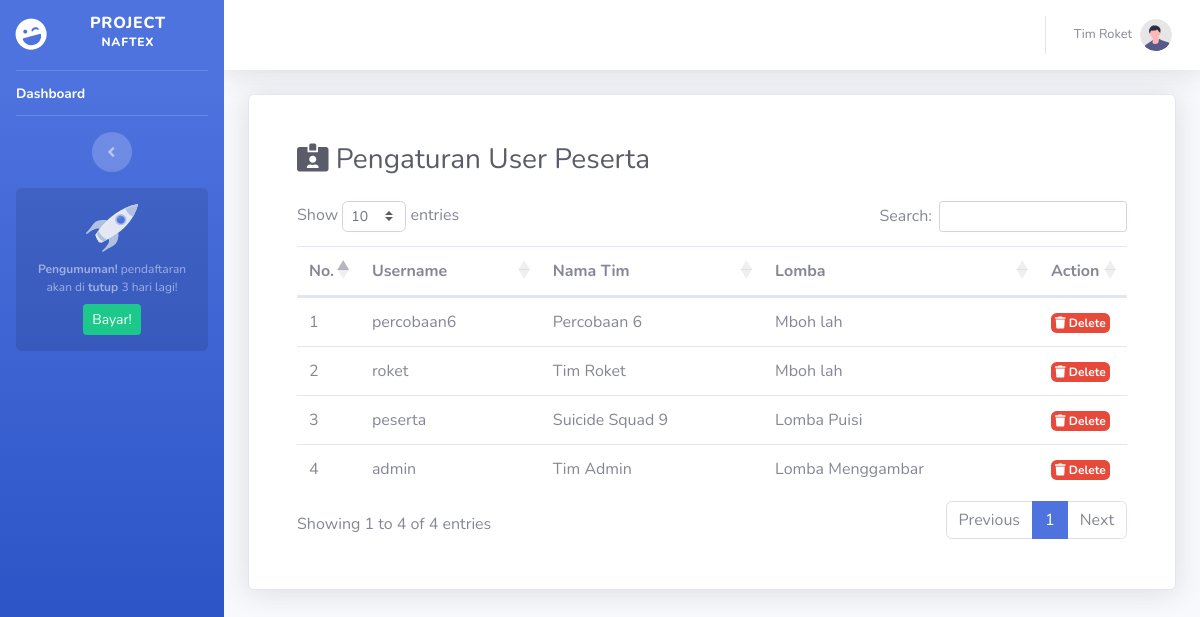
The page /dashboard/pengaturanUserPS.php (signed in) on the database as committed earlier.
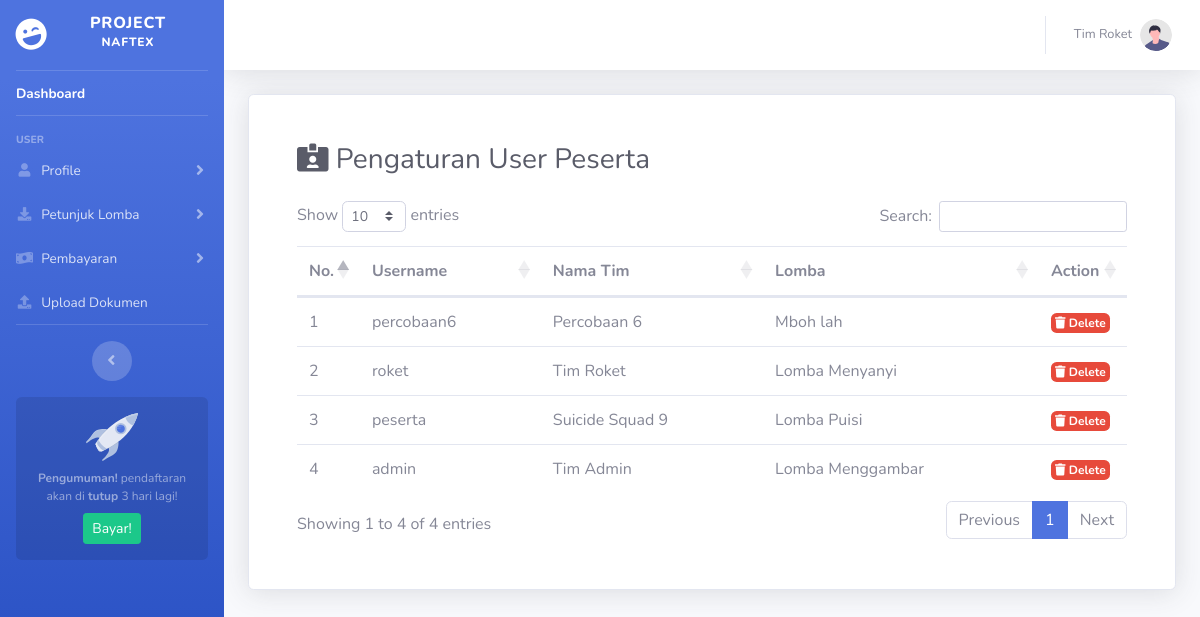
The same page on the database as committed later.
### tables this page shows
CREATE TABLE `user` (
  `id_user` int(11) NOT NULL,
  `username` varchar(50) NOT NULL,
  `password` varchar(50) NOT NULL,
  `nama` varchar(50) NOT NULL,
  `email` varchar(50) NOT NULL,
  `level` varchar(50) NOT NULL,
  `foto` varchar(50) NOT NULL,
  `id_lomba` int(11) NOT NULL
);

CREATE TABLE `data_lomba` (
  `id_lomba` int(11) NOT NULL,
  `nama` varchar(50) NOT NULL,
  `harga` varchar(50) NOT NULL,
  `deskripsi2` varchar(50) NOT NULL
);

### dashboard/include/session.php (called while the page is built, shortened)
<?php
	if (isset($_SESSION['id_user'])) {
		$id_user = $_SESSION['id_user'];
		$query_n = mysqli_query($koneksi, "SELECT `nama` FROM `user` WHERE `id_user`='$id_user'");
	    while($data_n = mysqli_fetch_row($query_n)){
	      $nama = $data_n[0];
	    }
	}
	$level = $_SESSION['level'];
?>

### dashboard/pengaturanUserPS.php (the view, shortened to what the changed rows need)
<?php
    include('../koneksi/koneksi.php');
    include('include/session.php');
?>
<!DOCTYPE html>
<html lang="en">
<head>
    <?php include "include/head.php" ?>
</head>
<body id="page-top">
    <div id="wrapper">
        <?php include "include/sidebar.php" ?>
        <div id="content-wrapper" class="d-flex flex-column">
            <div id="content">
                <?php include "include/navbar.php" ?>
                <div class="container-fluid">
                    <div class="container col-12 card shadow p-5">
                        <h1 class="h3 mb-4 text-gray-800"><i class="fas fa-id-card-alt"></i> Pengaturan User Peserta</h1>
                        <div class="row justify-content-center">
                            <div class="col-md-12">
                                <div class="table-responsive-md">
                                    <table id="dataTable" class="table table-hover">
                                        <thead>
                                            <tr>
                                                <th scope="col">No.</th>
                                                <th scope="col">Username </th>
                                                <th scope="col">Nama Tim</th>
                                                <th scope="col">Lomba</th>
                                                <th scope="col" width="50px">Action</th>
                                        </thead>
                                        <tbody>
                                            <?php
                                                $no=1;
                                                $sql_p = "SELECT user.username, user.nama, data_lomba.nama FROM `user` LEFT JOIN `data_lomba`
                                                ON data_lomba.id_lomba = user.id_lomba ORDER BY `id_user` DESC";
                                                $query_p = mysqli_query($koneksi,$sql_p);
                                                while($data_p = mysqli_fetch_row($query_p)){
                                                    $username   = $data_p[0];
                                                    $nama       = $data_p[1];
                                                    $lomba      = $data_p[2];
                                            ?>
                                            <tr>
                                                <td scope="row" class="td-nomer"><?= $no ?></td>
                                                <td><?= $username ?></td>
                                                <td><?= $nama ?></td>
                                                <td><?= $lomba ?></td>
                                                <td>
                                                    <a href="#" data-toggle="modal" data-target="#deleteUser" class="badge badge-danger p-1" onclick="setHapus('<?= $username ?>')"><i class="fas fa-trash"> </i> Delete</a>
                                                </td>
                                            </tr>
                                            <?php $no++; } ?>
                                        </tbody>
                                    </table>
                                </div>
                            </div>
                        </div>
                    </div>
                </div>
            </div>
        </div>
    </div>
</body>
</html>

### dashboard/include/navbar.php (shortened to what the changed rows need)
<nav class="navbar navbar-expand navbar-light bg-white topbar mb-4 static-top shadow">
    <ul class="navbar-nav ml-auto">
        <li class="nav-item dropdown no-arrow">
            <a class="nav-link dropdown-toggle" href="#" id="userDropdown" role="button" data-toggle="dropdown" aria-haspopup="true" aria-expanded="false">
                <span class="mr-2 d-none d-lg-inline text-gray-600 small"><?= $nama ?></span>
                <img class="img-profile rounded-circle" src="assets/img/undraw_profile.svg" />
            </a>
        </li>
    </ul>
</nav>

### dashboard/include/sidebar.php (shortened to what the changed rows need)
<ul class="navbar-nav bg-gradient-primary sidebar sidebar-dark accordion" id="accordionSidebar">
    <a class="sidebar-brand d-flex align-items-center justify-content-center" href="index.html">
        <div class="sidebar-brand-icon rotate-n-15">
        </div>
        <div class="sidebar-brand-text mx-3">Project <sup>NAFTEX</sup></div>
    </a>
    <hr class="sidebar-divider my-0" />
    <li class="nav-item active">
        <a class="nav-link" href="index.php">
            <span>Dashboard</span></a>
    </li>
    <hr class="sidebar-divider d-none d-md-block" />
    <?php
        if ($level=="peserta") {
    ?>
    <div class="sidebar-heading">User</div>
    <li class="nav-item">
        <a class="nav-link collapsed" href="#" data-toggle="collapse" data-target="#bioUser" aria-expanded="true" aria-controls="bioUser">
            <i class="fas fa-fw fa-user"></i>
            <span>Profile</span>
        </a>
    </li>
    <li class="nav-item">
        <a class="nav-link collapsed" href="#" data-toggle="collapse" data-target="#downloads" aria-expanded="true" aria-controls="downloads">
            <i class="fas fa-fw fa-download"></i>
            <span>Petunjuk Lomba</span>
        </a>
    </li>
    <li class="nav-item">
        <a class="nav-link collapsed" href="#" data-toggle="collapse" data-target="#payments" aria-expanded="true" aria-controls="payments">
            <i class="fas fa-fw fa-money-bill-wave"></i>
            <span>Pembayaran</span>
        </a>
    </li>
    <li class="nav-item">
        <a class="nav-link" href="docUpload.php">
            <i class="fas fa-fw fa-upload"></i>
            <span>Upload Dokumen</span>
        </a>
    </li>
    <hr class="sidebar-divider d-none d-md-block" />
    <?php } ?>
    <div class="text-center d-none d-md-inline">
        <button class="rounded-circle border-0" id="sidebarToggle"></button>
    </div>
    <div class="sidebar-card">
        <img class="sidebar-card-illustration mb-2" src="assets/img/undraw_rocket.svg" alt="" />
        <p class="text-center mb-2"><strong>Pengumuman!</strong> pendaftaran akan di <b>tutup</b> 3 hari lagi!</p>
        <a class="btn btn-success btn-sm" href="https://startbootstrap.com/theme/sb-admin-pro">Bayar!</a>
    </div>
</ul>

Rows that differ between the two databases and show on the page:
changed user "roket": id_lomba.nama "Mboh lah" → "Lomba Menyanyi"
Other text that changed with them:
text now shown: "USER Profile Petunjuk Lomba Pembayaran Upload Dokumen"
